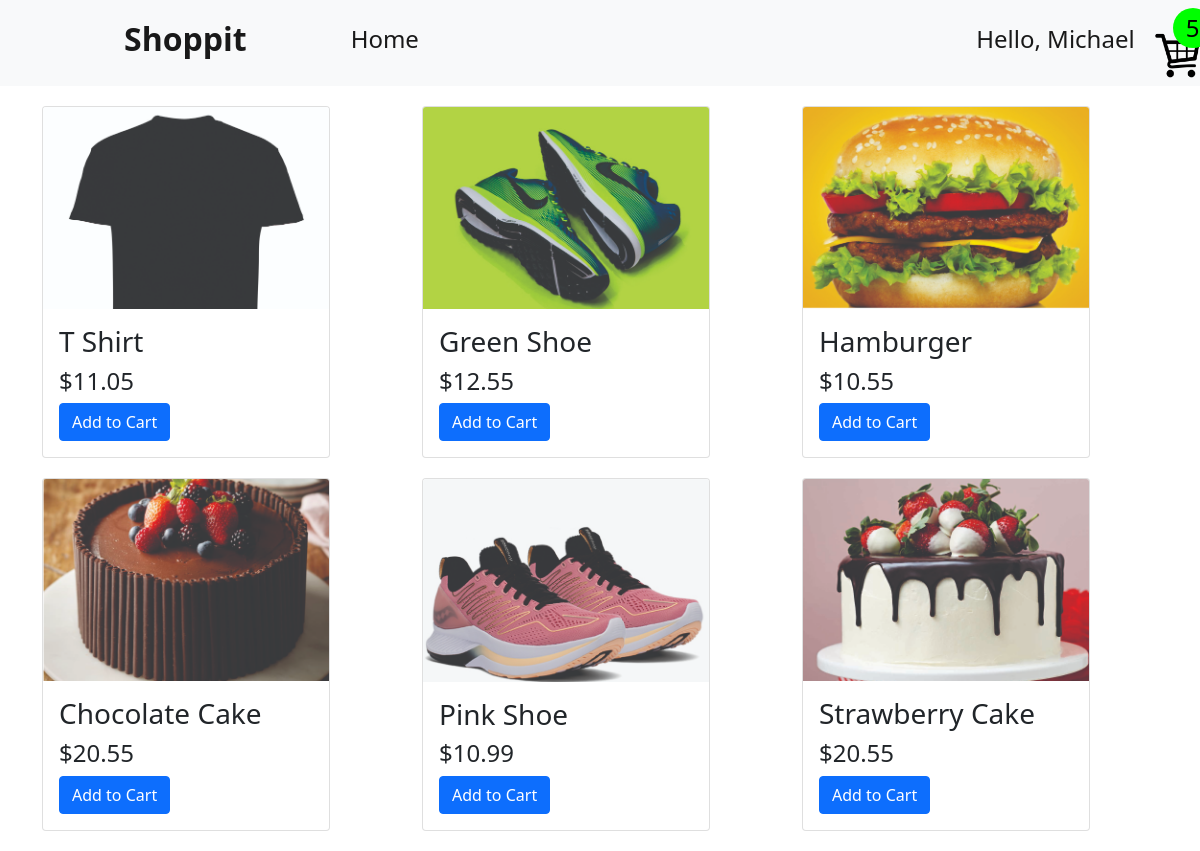
Screenshot of /store (signed in) with the database file from the repository.
### store/models.py (models this page shows, shortened)
class Cart(models.Model):
    customer = models.ForeignKey(Customer, on_delete=models.CASCADE)
    cart_id = models.UUIDField(default=uuid.uuid4, unique=True, editable=False)
    completed = models.BooleanField(default=False)
    @property
    def get_itemtotal(self):
        cartitems = self.cartitems_set.all()
        total = sum([item.quantity for item in cartitems])
        return total

class Cartitems(models.Model):
    cart = models.ForeignKey(Cart, on_delete=models.CASCADE)
    product =  models.ForeignKey(Product, on_delete=models.CASCADE)
    quantity = models.IntegerField(default=0)

class Product(models.Model):
    name =  models.CharField(max_length=50)
    price = models.FloatField(default=10.55)
    image = models.ImageField()

### store/views.py (the view)
# urls.py: path('', include('store.urls')),
def store(request):
    if request.user.is_authenticated:
        customer = request.user.customer
        cart, created = Cart.objects.get_or_create(customer = customer, completed = False)
        cartitems = cart.cartitems_set.all()
    else:
        cartitems = []
        cart = {"get_cart_total": 0, "get_itemtotal": 0}
    products = Product.objects.all()
    return render(request, 'store.html', {'products': products, 'cart':cart})

### store/templates/store.html
{% extends 'base.html' %}
{% block content %}
<div class = 'container'>
    <div class = 'row'>
      {% for product in products %}
        <div class = 'col-md-4 col-lg-4'>
          <div class="card" style="width: 18rem;">
              <img src="{{product.image.url}}" class="card-img-top" alt="...">
              <div class="card-body">
                <h3 class="card-title">{{product.name}}</h3>
                <h4 class="card-text">${{product.price}}</h4>
                <a  class="btn btn-primary addtocart" data-action = "add" data-product = "{{product.id}}">Add to Cart</a>
              </div>
            </div>
        </div>
        {% endfor %}
    </div>
</div>
{% endblock %}

### store/templates/base.html (shortened to what this page needs)
<!DOCTYPE html>
<html lang="en">
    {% load static %}
<head>
    <link href="https://cdn.jsdelivr.net/npm/bootstrap@5.0.0-beta3/dist/css/bootstrap.min.css" rel="stylesheet">
    <link rel="stylesheet" href="https://cdn.jsdelivr.net/npm/uikit@3.6.22/dist/css/uikit.min.css" />
    <link rel ='stylesheet' href = "{% static 'css/style.css' %}">
</head>
<body>
    <nav class="navbar navbar-expand-lg navbar-light bg-light">
        <div class="container-fluid">
          <a class="navbar-brand" href="#"><h2><strong>Shoppit</strong></h2></a>
          <div class="collapse navbar-collapse" id="navbarSupportedContent">
            <ul class="navbar-nav me-auto mb-2 mb-lg-0">
              <li class="nav-item">
                <a class="nav-link active" aria-current="page" href="{% url 'store' %}"><h4>Home</h4></a>
              </li>
              <li class="nav-item">
                <a class="nav-link active" aria-current="page" href=""><h4>Hello, {{user}}</h4></a>
              </li>
            </ul>
            <form class="d-flex">
              <a href = "{% url 'cart' %}">
                <div class ='cart_container'>
                <img src = "{% static 'image/cart1.png' %}">
                <div class = 'cart-item-count'><h4>{{cart.get_itemtotal}}</h4></div>
            </div>
          </a>
            </form>
          </div>
        </div>
      </nav>
      {% block content %}{% endblock %}
</body>
</html>

### store/static/css/style.css (style rules this page uses)
* { padding: 0px; margin: 0px; box-sizing: border-box; }
.navbar-nav { width: 800px !important; justify-content: space-between !important; }
.me-auto { margin-left: 5rem !important; }
.navbar-brand { margin-left: 7rem; }
.container-fluid { display: flex !important; justify-content: space-evenly; }
.container { margin: auto; margin-top: 20px; }
.col-md-, .col-lg-4 { margin-bottom: 20px; }
.cart_container { width: 70px; height: 70px; border-radius: 5px; display: flex; flex-direction: column; align-items: center; justify-content: end; position: relative; }
.cart_container img { width: 65%; height: 65%; }
.cart-item-count { width: 40px; height: 40px; border-radius: 50%; background-color: lime; position: absolute; top: 0px; right: 0px; display: flex; align-items: center; justify-content: center; color: black }
.cart-item-count h4 { margin: 0px !important; }

### rows the page displays
Cart: get_itemtotal "5"
Product: image (picture), name "T Shirt", price "11.05"
Product: image (picture), name "Green Shoe", price "12.55"
Product: image (picture), name "Hamburger", price "10.55"
Product: image (picture), name "Chocolate Cake", price "20.55"
Product: image (picture), name "Pink Shoe", price "10.99"
Product: image (picture), name "Strawberry Cake", price "20.55"

### other values shown
{{ user }} "Michael"
